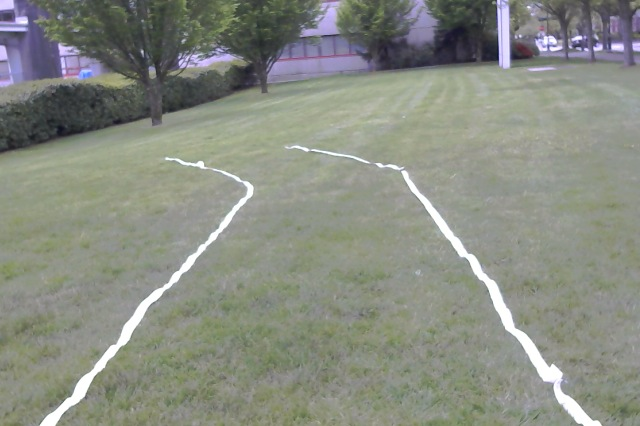
//> input picture Users/Jannicke/BetweenLines/sample.jpg, 640 x 426 px
$ ./WhiteLinesThresholding ../../BetweenLines/sample.jpg   (built with g++ and OpenCV 4)
//> lines starting //> are read from the running program, lines starting //| are printed output that depends on the picture; after the words box and inside, x2 and y2 are one past the last pixel; in counts of white or black regions, pixels touching at a corner belong together
#include <stdio.h>
#include <iostream>
#include <ostream>
#include <stdlib.h>
#include <math.h>
#include <vector>

//Include Libraries
#include "opencv2/imgproc/imgproc.hpp"
#include "opencv2/opencv.hpp"
#include <opencv2/core/core.hpp>
#include <opencv2/highgui/highgui.hpp>

using namespace cv;
using namespace std;

Mat image, image_gray, filter, thresholded, canny, detected_lines, birds;
int threshold_value = 140;
int const max_threshold = 255;
int blur_value = 21;
int const max_blur = 200;
int const max_BINARY_value = 255;
int llowThreshold = 760;
int max_llowThreshold = 120;
string window_name = "Threshold Demo";
string trackbar_blur = "Blur";
string trackbar_threshold = "Value";


Mat ones(2, 4, CV_32FC1);

// Function Declarations
void Threshold_Demo(int, void*);
void Blur_Demo(int, void*);
void drawlines(int, void*);
void CallBackFunc(int, int, int, int, void*);

int main(int argc, char** argv) {

	//Read image
	image = imread(argv[1], 1);
//> image is the input picture: 426 rows x 640 cols, CV_8UC3; mean B, G, R 129.9, 140.5, 136.5

	//Warning if no data for image
	if (argc != 2 || !image.data) {
		printf("No image data \n");
		return -1;
	}

	thresholded = image;
	birds = image;

	//Create image_gray, gray_scaled version of image (needed for canny filter)
	cvtColor(image, image_gray, CV_RGB2GRAY);
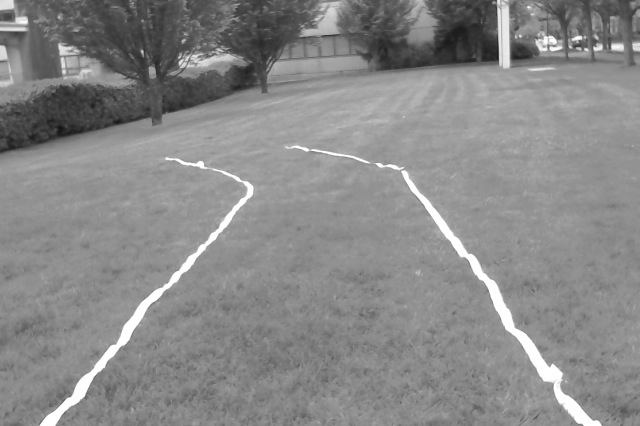
//> image_gray: 426 rows x 640 cols, CV_8UC1; min 20, max 255, mean 136.8

	// Initialize Quadrilaterals for warp perspective transform
	Point2f inputQuad[4];
	Point2f outputQuad[4];

	ones = Mat::zeros(image.rows, image.cols, image.type());

	//Display image
	namedWindow("Display Image", CV_WINDOW_NORMAL);
	imshow("Display Image", image);

	//Display gray image
	namedWindow(window_name, CV_WINDOW_NORMAL);
	imshow(window_name, image_gray);

	//Display canny image
	namedWindow("Canny", CV_WINDOW_NORMAL);
	imshow("Canny", image_gray);

	//Display line image
	namedWindow("Lines", CV_WINDOW_NORMAL);
	imshow("Lines", image);

    // Display Bird's Eye Image
	namedWindow("Bird's eye", CV_WINDOW_NORMAL);
	imshow("Bird's eye", birds);

	// Track where clicks are on image for getting the image transform
	setMouseCallback("Bird's eye", CallBackFunc, NULL);

	// Two track bars one for threshold and one for blur
	createTrackbar(trackbar_blur, window_name, &blur_value, max_blur,Blur_Demo);
	createTrackbar(trackbar_threshold, window_name, &threshold_value,max_threshold, Threshold_Demo);
	createTrackbar("Line Threshold:", "Lines", &llowThreshold,max_llowThreshold, drawlines);

	// The 4 points that select quadrilateral on the input, from top-left in clockwise order
	// These four pointts are the sides of the rect box used as input, currently if you run the program and
	// then select a perspective rectangle on the field, the program will output these co-ordinates
	inputQuad[0] = Point2f(1259, 69);
	inputQuad[1] = Point2f(1901, 82);
	inputQuad[2] = Point2f(1605, 290);
	inputQuad[3] = Point2f(201, 277);

	// The 4 points where the mapping is to be done , from top-left in clockwise order
	outputQuad[0] = Point2f(0, 0);
	outputQuad[1] = Point2f(image.cols - 1, 0);
	outputQuad[2] = Point2f(image.cols - 1, image.rows - 1);
	outputQuad[3] = Point2f(0, image.rows - 1);

	// Get the perspective transformation matrix
	ones = getPerspectiveTransform(inputQuad, outputQuad);

	// Do the perspective transformation
	warpPerspective(image, birds, ones, ones.size());

	// Wait until user presses a key, will close all windows
	waitKey(0);
	return 0;
}

// Update thresholds for image, these are buddy in that these thresholds need to be done first TODO: FIX
void Threshold_Demo(int, void*) {
	if (blur_value % 2 == 0) {
		blur_value = blur_value + 1;
	}
	medianBlur(image_gray, filter, blur_value);
	threshold(filter, thresholded, threshold_value, max_BINARY_value,
			THRESH_BINARY);
	// adaptiveThreshold(filter, thresholded, threshold_value, ADAPTIVE_THRESH_GAUSSIAN_C,  THRESH_BINARY, 13,0);
	imshow(window_name, thresholded);
}

//TODO: fix
void Blur_Demo(int, void*) {
	if (blur_value % 2 == 0) {
		blur_value = blur_value + 1;
	}
// getGaussianKernel(image_gray);
	medianBlur(image_gray, filter, blur_value);
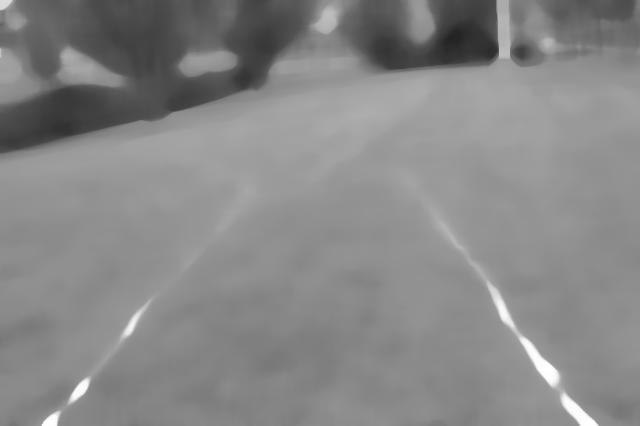
//> filter: 426 rows x 640 cols, CV_8UC1; min 36, max 254, mean 135.3
	threshold(filter, thresholded, threshold_value, max_BINARY_value,
			THRESH_BINARY);
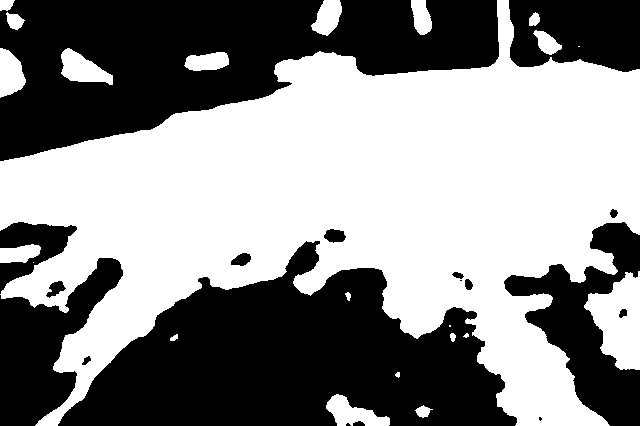
//> thresholded: 426 rows x 640 cols, CV_8UC1; 53.8% white; 18 black regions (3 under 20 px), largest, box (x1, y1, x2, y2) and area: (58, 241, 517, 426) 48349, (0, 0, 499, 161) 45674, (504, 222, 640, 426) 11021
	//adaptiveThreshold(filter, thresholded, threshold_value, ADAPTIVE_THRESH_GAUSSIAN_C,  THRESH_BINARY, 13,0);
	imshow(window_name, thresholded);
}

//Draw lines detected using the hough line transform TODO: no sure if this makes sense, our lines are going
// to be sinusiods
void drawlines(int, void*) {
	vector<Vec2f> lines;
	Canny(thresholded, canny, 50, 200, 3);
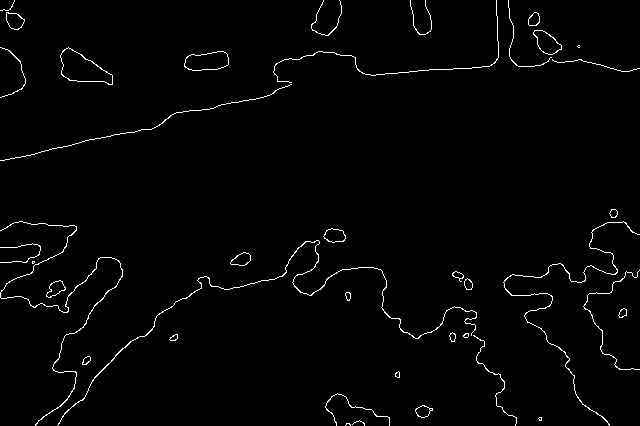
//> canny: 426 rows x 640 cols, CV_8UC1; 1.7% white in thin lines or dots
	HoughLines(canny, lines, 1, CV_PI / 180, llowThreshold, 0, 0); // not sure what last two variables really do
//> lines = empty
	detected_lines = image;
	for (size_t i = 0; i < lines.size(); i++) {
		float rho = lines[i][0], theta = lines[i][1];
		Point pt1, pt2;
		double a = cos(theta), b = sin(theta);
		double x0 = a * rho, y0 = b * rho;
		pt1.x = cvRound(x0 + 1000 * (-b));
		pt1.y = cvRound(y0 + 1000 * (a));
		pt2.x = cvRound(x0 - 1000 * (-b));
		pt2.y = cvRound(y0 - 1000 * (a));
		line(detected_lines, pt1, pt2, Scalar(0, 250, 255), 3, CV_AA);
	}
//> this loop made 0 passes
	warpPerspective(image, birds, ones, image.size());
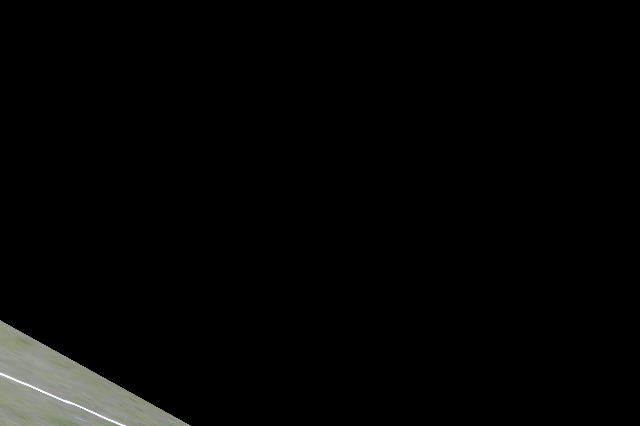
//> birds: 426 rows x 640 cols, CV_8UC3; mean B, G, R 5.1, 5.6, 5.5
	imshow("Bird's eye", birds);
	imshow("Lines", detected_lines);
	imshow("Canny", canny);
}

// This function tracks the mouse's position on the birds eye view image so that you can select a
// perspective transform rectangle
void CallBackFunc(int event, int x, int y, int flags, void* userdata) {
	if (event == EVENT_LBUTTONDOWN) {
		cout << "Left button of the mouse is clicked - position (" << x << ", "
				<< y << ")" << endl;
	} else if (event == EVENT_RBUTTONDOWN) {
		cout << "Right button of the mouse is clicked - position (" << x << ", "
				<< y << ")" << endl;
	} else if (event == EVENT_MBUTTONDOWN) {
		cout << "Middle button of the mouse is clicked - position (" << x
				<< ", " << y << ")" << endl;
	} else if (event == EVENT_MOUSEMOVE) {
		// cout << "Mouse move over the window - position (" << x << ", " << y << ")" << endl;
	}
}

$ run again, on Users/Jannicke/BetweenLines/course1.jpg
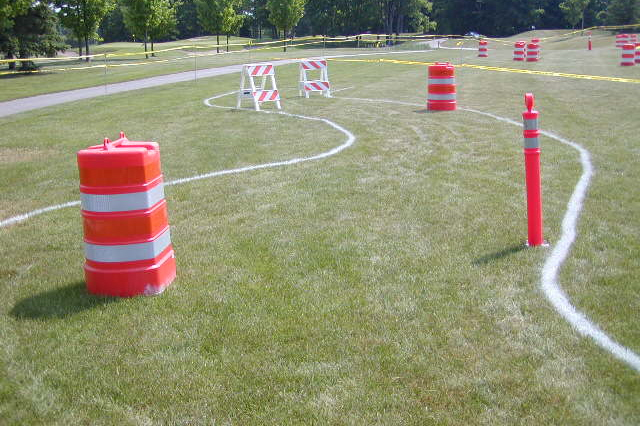
//> input picture Users/Jannicke/BetweenLines/course1.jpg, 640 x 426 px
//> image is the input picture: 426 rows x 640 cols, CV_8UC3; mean B, G, R 114.6, 144.3, 145.5
//> in Blur_Demo, `threshold(filter, thresholded, threshold_value, max_BINARY_value, THRE..`:
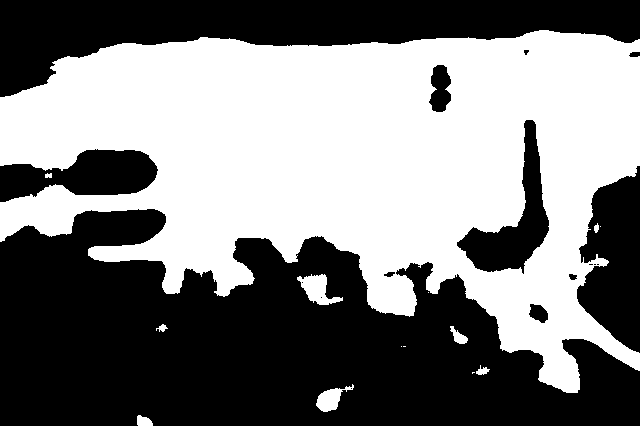
//> thresholded: 426 rows x 640 cols, CV_8UC1; 49.1% white; 14 white regions (5 under 20 px), largest, box (x1, y1, x2, y2) and area: (0, 30, 640, 393) 132205, (297, 274, 343, 305) 699, (316, 384, 354, 412) 477
//> canny: 426 rows x 640 cols, CV_8UC1; 1.5% white in thin lines or dots
//> lines = empty
//> in drawlines, `warpPerspective(image, birds, ones, image.size());`:
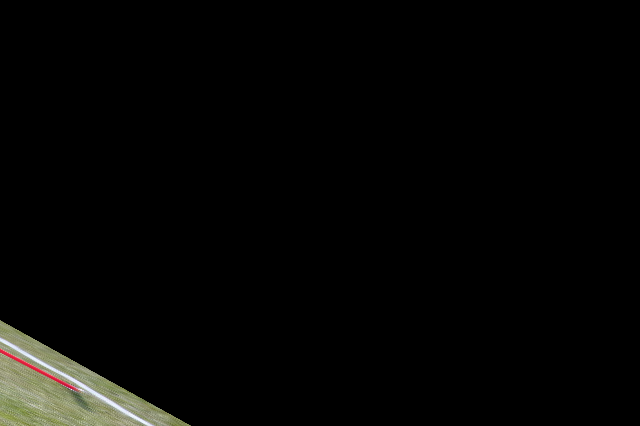
//> birds: 426 rows x 640 cols, CV_8UC3; mean B, G, R 4.5, 5.7, 5.7

$ run again, on Users/Jannicke/BetweenLines/course2.jpg
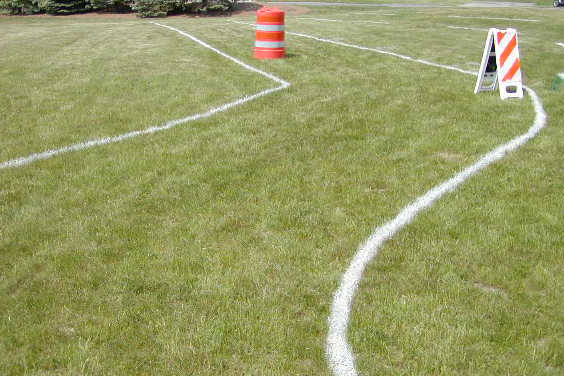
//> input picture Users/Jannicke/BetweenLines/course2.jpg, 564 x 376 px
//> image is the input picture: 376 rows x 564 cols, CV_8UC3; mean B, G, R 98.9, 155.3, 151
//> in Blur_Demo, `threshold(filter, thresholded, threshold_value, max_BINARY_value, THRE..`:
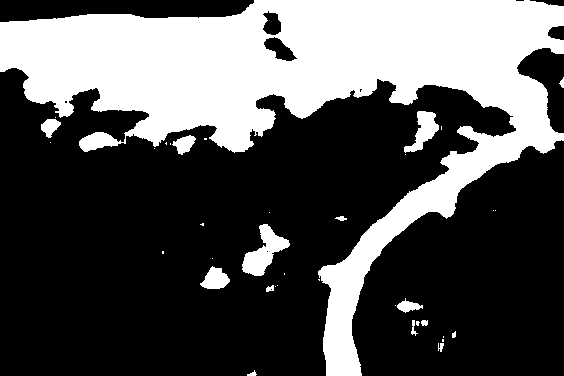
//> thresholded: 376 rows x 564 cols, CV_8UC1; 32.8% white; 37 white regions (22 under 20 px), largest, box (x1, y1, x2, y2) and area: (0, 0, 564, 376) 66196, (242, 224, 290, 276) 1119, (404, 111, 439, 153) 667
//> canny: 376 rows x 564 cols, CV_8UC1; 1.6% white in thin lines or dots
//> lines = empty
//> in drawlines, `warpPerspective(image, birds, ones, image.size());`:
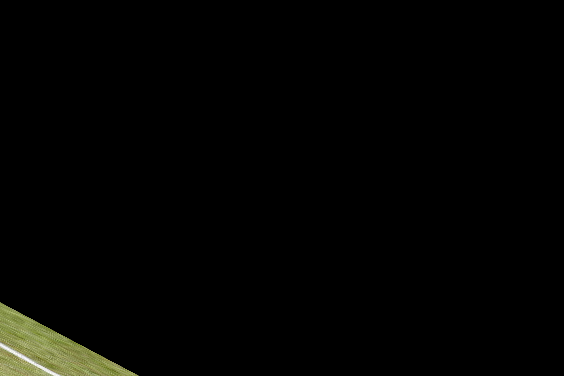
//> birds: 376 rows x 564 cols, CV_8UC3; mean B, G, R 2.2, 3.7, 3.6
